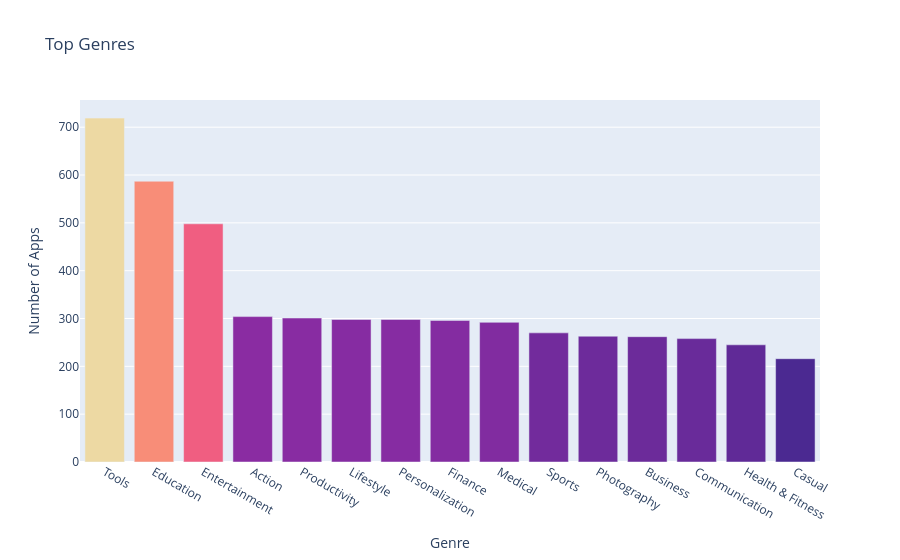

The notebook cell saved with this chart:
### Markdown cell above
## Colour Scales in Plotly Charts - Competition in Genres

### Code cell
bar = px.bar(
        x = num_genres.index[:15], # index = category name
        y = num_genres.values[:15], # count
        title='Top Genres',
        hover_name=num_genres.index[:15],
        color=num_genres.values[:15],
        color_continuous_scale='Agsunset'
)

bar.update_layout(xaxis_title='Genre',
                  yaxis_title='Number of Apps',
                  coloraxis_showscale=False)

bar.show()

### Figure 1 — Plotly figure (JSON) as saved in the notebook; plotly's stock layout.template omitted (floating-point values rounded to 4 significant figures)
{"data": [{"hovertemplate": "<b>%{hovertext}</b><br><br>x=%{x}<br>y=%{y}<br>color=%{marker.color}<extra></extra>", "hovertext": ["Tools", "Education", "Entertainment", "Action", "Productivity", "Lifestyle", "Personalization", "Finance", "Medical", "Sports", "Photography", "Business", "Communication", "Health & Fitness", "Casual"], "legendgroup": "", "marker": {"color": [719, 587, 498, 304, 301, 298, 298, 296, 292, 270, 263, 262, 258, 245, 216], "coloraxis": "coloraxis", "pattern": {"shape": ""}}, "name": "", "orientation": "v", "showlegend": false, "textposition": "auto", "type": "bar", "x": ["Tools", "Education", "Entertainment", "Action", "Productivity", "Lifestyle", "Personalization", "Finance", "Medical", "Sports", "Photography", "Business", "Communication", "Health & Fitness", "Casual"], "xaxis": "x", "y": [719, 587, 498, 304, 301, 298, 298, 296, 292, 270, 263, 262, 258, 245, 216], "yaxis": "y"}], "layout": {"barmode": "relative", "coloraxis": {"colorbar": {"title": {"text": "color"}}, "colorscale": [[0, "rgb(75, 41, 145)"], [0.1667, "rgb(135, 44, 162)"], [0.3333, "rgb(192, 54, 157)"], [0.5, "rgb(234, 79, 136)"], [0.6667, "rgb(250, 120, 118)"], [0.8333, "rgb(246, 169, 122)"], [1, "rgb(237, 217, 163)"]], "showscale": false}, "legend": {"tracegroupgap": 0}, "title": {"text": "Top Genres"}, "xaxis": {"anchor": "y", "domain": [0, 1], "title": {"text": "Genre"}}, "yaxis": {"anchor": "x", "domain": [0, 1], "title": {"text": "Number of Apps"}}}}
